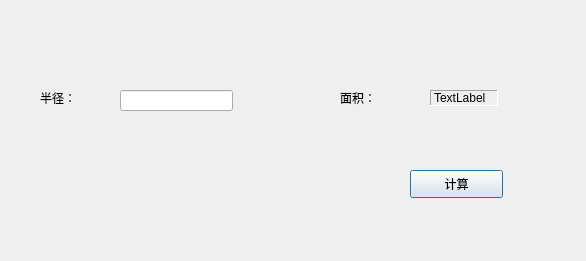
<?xml version="1.0" encoding="UTF-8"?>
<ui version="4.0">
 <class>Dialog</class>
 <widget class="QDialog" name="Dialog">
  <property name="geometry">
   <rect>
    <x>0</x>
    <y>0</y>
    <width>586</width>
    <height>261</height>
   </rect>
  </property>
  <property name="windowTitle">
   <string>Dialog</string>
  </property>
  <widget class="QLabel" name="radiusLabel">
   <property name="geometry">
    <rect>
     <x>40</x>
     <y>90</y>
     <width>68</width>
     <height>15</height>
    </rect>
   </property>
   <property name="text">
    <string>半径：</string>
   </property>
  </widget>
  <widget class="QLineEdit" name="radiusLineEdit">
   <property name="geometry">
    <rect>
     <x>120</x>
     <y>90</y>
     <width>113</width>
     <height>21</height>
    </rect>
   </property>
  </widget>
  <widget class="QLabel" name="areaLabel_2">
   <property name="geometry">
    <rect>
     <x>340</x>
     <y>90</y>
     <width>68</width>
     <height>16</height>
    </rect>
   </property>
   <property name="text">
    <string>面积：</string>
   </property>
  </widget>
  <widget class="QLabel" name="areaLabel_3">
   <property name="geometry">
    <rect>
     <x>430</x>
     <y>90</y>
     <width>68</width>
     <height>16</height>
    </rect>
   </property>
   <property name="frameShape">
    <enum>QFrame::Panel</enum>
   </property>
   <property name="frameShadow">
    <enum>QFrame::Sunken</enum>
   </property>
   <property name="text">
    <string>TextLabel</string>
   </property>
  </widget>
  <widget class="QPushButton" name="pushButton">
   <property name="geometry">
    <rect>
     <x>410</x>
     <y>170</y>
     <width>93</width>
     <height>28</height>
    </rect>
   </property>
   <property name="text">
    <string>计算</string>
   </property>
  </widget>
 </widget>
 <resources/>
 <connections/>
</ui>
